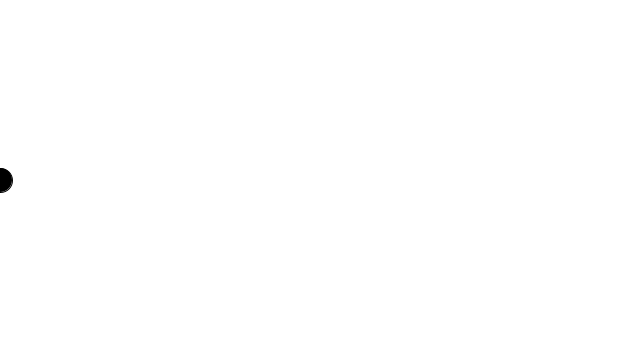
Frame 1 (no input)
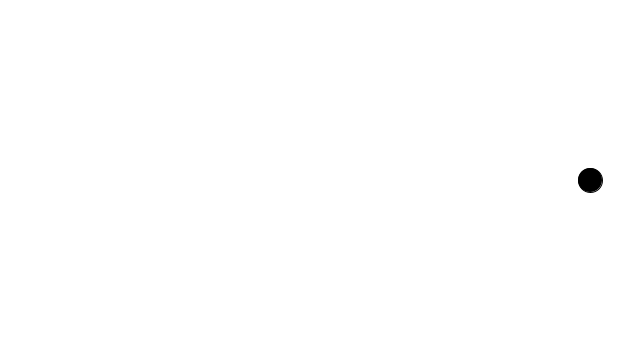
Frame 60 (the mouse pressed at the canvas centre just before this capture)
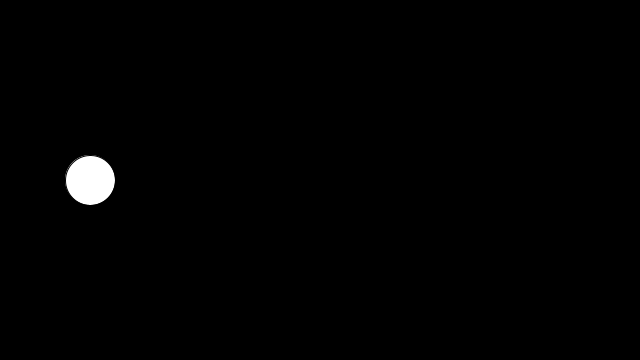
Frame 120 (the mouse held since frame 60 and released just before this capture)

The Processing sketch that drew these frames (run headless with seeded random() and noise(); from frame 60 on, the mouse is pressed at the canvas centre):

// Processing sketch: Collision
// ── Collision.pde
float circleX = 0;
boolean leftToRight, rightToLeft;

void setup(){
    size(640, 360);
    background(255);
}

void draw(){    
    
    if(circleX==640){
        rightToLeft = true;
        leftToRight = false;
    }
    
    if(circleX==0){
        rightToLeft = false;
        leftToRight = true;
    }
    
    if(leftToRight){
        background(255);
        
        fill(0);
        ellipse(circleX, 180, 24, 24);
        
        circleX += 10;
    }
    
    if(rightToLeft){
        background(0);
        
        fill(255);
        ellipse(circleX, 180, 50, 50);
        
        circleX -= 10;
    }
}
